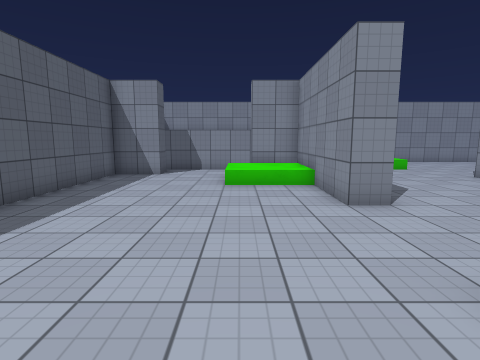
view 1 (above)

16 first-person views from a walk through a 3-D level made in the Unity game engine. The camera is 1.5 m above the floor, tilts 8° down and sees 80° across. The floor is counted in squares, 1 m on a side. Each view is taken from the middle of a square. On the plan, view 1 faces up. The plan holds only what a view shows up to about 14 squares ahead; the rest is blank. The place goes on beyond the plan. The player is left out. Door leaves are left out, so doorways stand open. Surface patterns are stand-ins for the level's own textures.

view 2
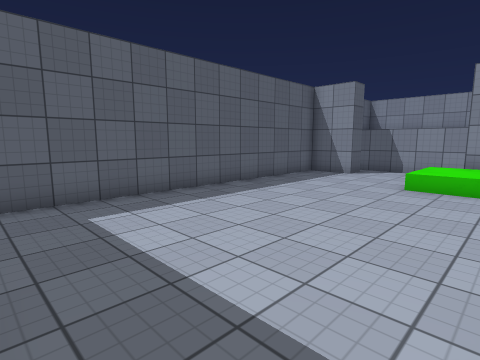

view 3
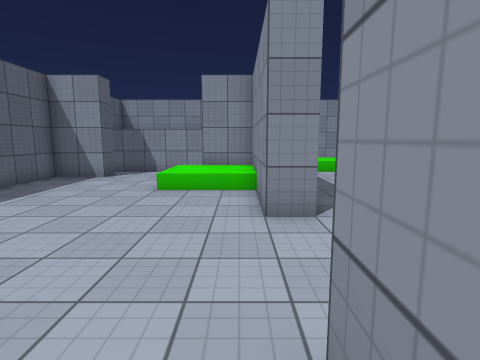

view 4
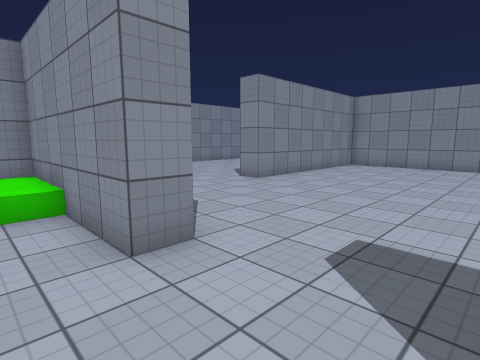

view 5
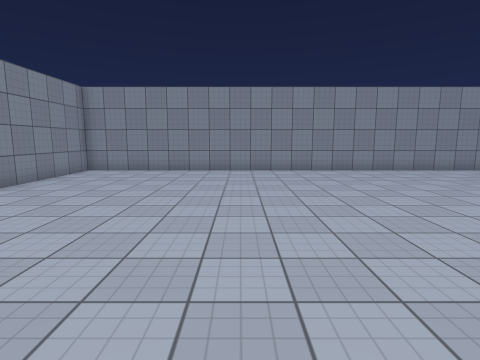

view 6
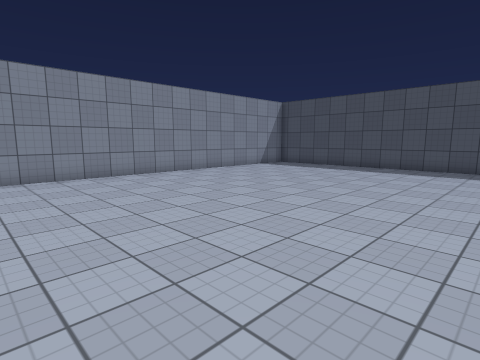

view 7
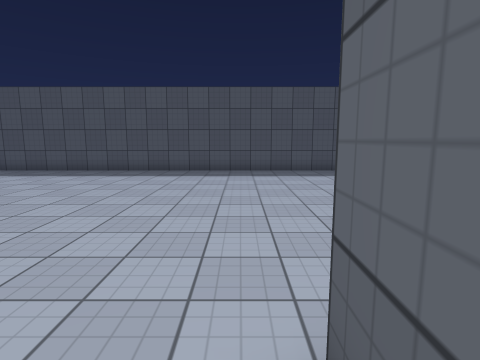

view 8
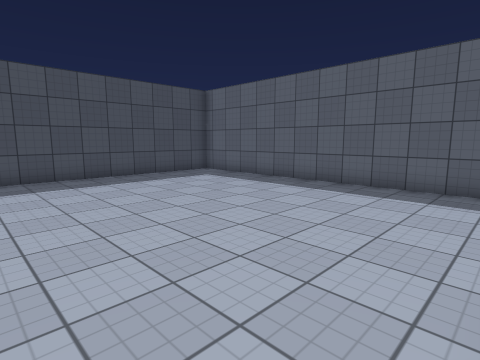

view 9
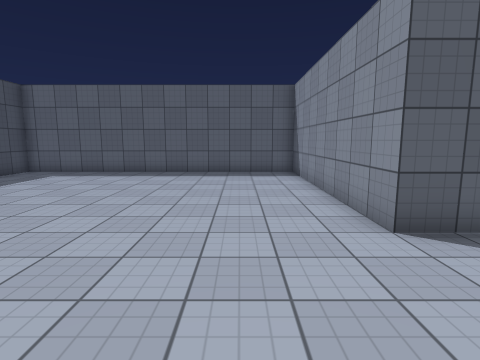

view 10
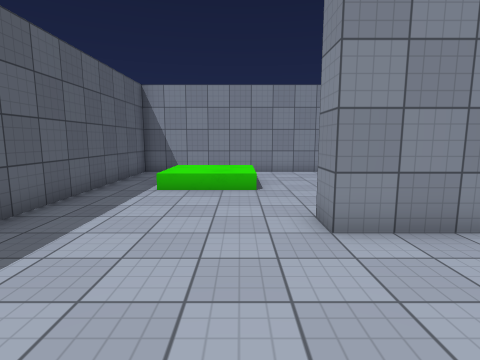

view 11
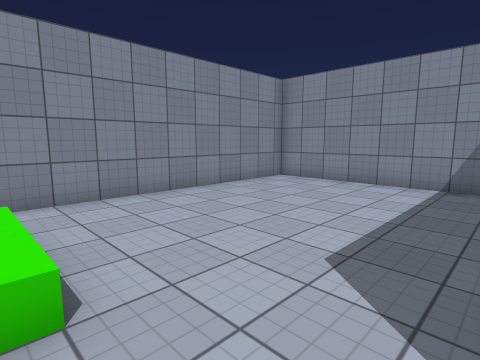

view 12
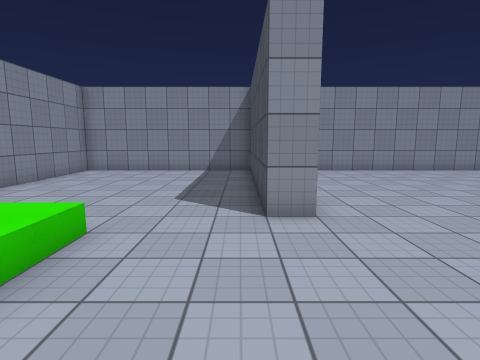

view 13
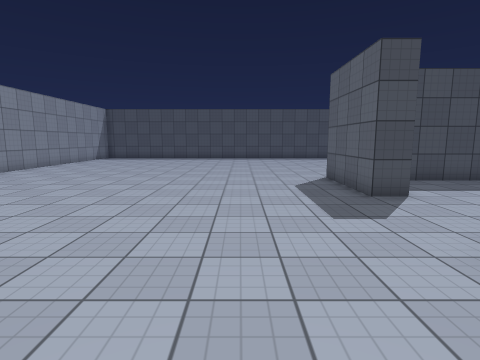

view 14
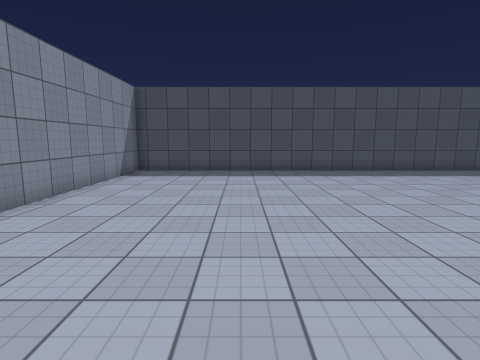

view 15
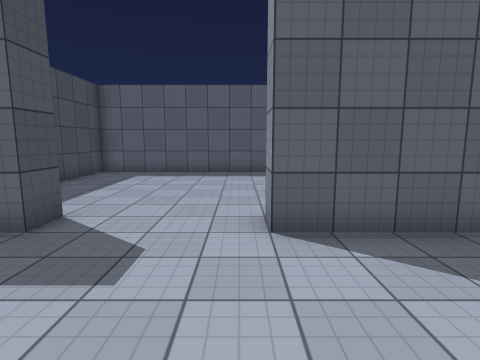

view 16
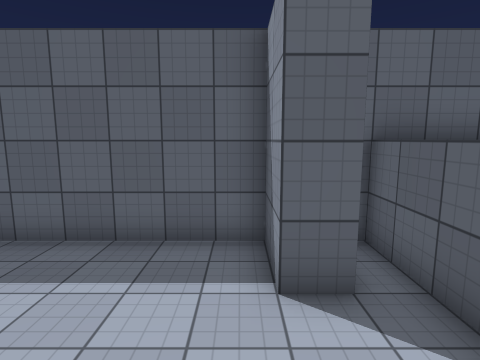

### Floor plan
Points are (right, up) in squares from view 1. A wall is a line through its corners. A room is listed if a view was taken in it or the views show most of it. See-through windows are left out.
Room 1 (views 1, 2, 3, 4, 16)
walls: (2.5, 6.5) (2.5, 12.5) (0.5, 12.5); (2.5, 1.5) (2.5, 2.5); (-3.5, 12.5) (-5.5, 12.5) (-5.5, -0.5) (0.7, -0.5)
ways out: open door at (3, 4.5) to room 2; open door at (-1.5, 13) to room 3
Room 2 (views 5, 6, 7, 8, 9, 10, 11, 12, 13, 14, 15)
walls: (3.5, 2.5) (3.5, -1.5) (-5.5, -1.5) (-5.5, -14) (18, -14) (18, 10.5) (9.5, 10.5) (9.5, 11.5) (17, 11.5); (18, 11.4) (18, 19.5) (3.5, 19.5) (3.5, 6.5)
ways out: open door at (3, 4.5) to room 1
Room 3 (no view inside)
walls: (0.4, 14.5) (-5.5, 14.5)
ways out: open door at (-1.5, 13) to room 1

Positions as (right, up) in squares from view 1, and headings:
1: (0, 0), facing up
2: (2, 0), facing up-left
3: (2, 1), facing up
4: (1, 3), facing up-right
5: (4, 3), facing right
6: (6, 2), facing down-right
7: (4, 0), facing down
8: (4, -2), facing down-left
9: (8, -4), facing left
10: (8, 6), facing up
11: (8, 12), facing up-right
12: (4, 12), facing right
13: (7, 10), facing down
14: (13, 0), facing down
15: (8, 6), facing left
16: (0, 12), facing left
